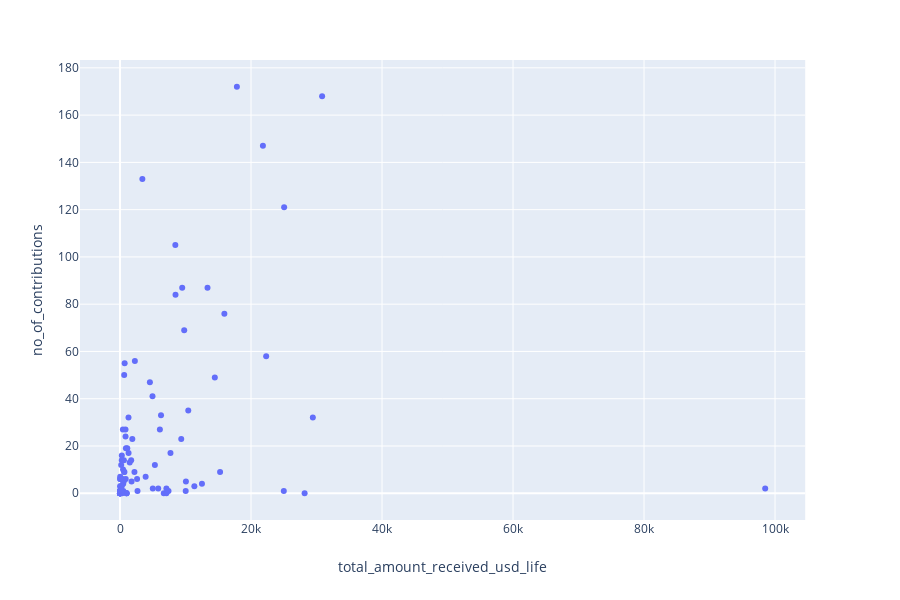

Notebook code for this chart:
### Code cell
fig = px.scatter(data, x="total_amount_received_usd_life", y="no_of_contributions")
fig.show()
### This graph may be not visible on Git or when kernel is not connected!!

### Figure 1 — Plotly figure (JSON) as saved in the notebook; plotly's stock layout.template omitted (floating-point values rounded to 4 significant figures)
{"data": [{"hoverlabel": {"namelength": 0}, "hovertemplate": "total_amount_received_usd_life=%{x}<br>no_of_contributions=%{y}", "legendgroup": "", "marker": {"color": "#636efa", "symbol": "circle"}, "mode": "markers", "name": "", "showlegend": false, "type": "scatter", "x": [409.8, 37, 180.8, 1482.0, 440.8, 0, 634.9, 708.6, 1298.0, 843.9, 3414.0, 900, 1307.0, 268, 14480.0, 20, 8446.0, 5834.0, 26.75, 6263.0, 5005, 0, 30850.0, 13360.0, 5323.0, 510, 12510, 500, 10061, 1005, 10030, 2, 44, 625.6, 10.8, 75, 160.1, 0, 836.3, 277.4, 0, 462.5, 25006, 5, 492.9, 6682.0, 11350.0, 98500.0, 0, 0, 0, 22310.0, 0, 7082.0, 1878.0, 2608.0, 254, 28180.0, 871.5, 8473.0, 2269.0, 0, 7, 260, 6, 1000, 1000, 15279, 7703.0, 37, 211, 7403.0, 5, 40, 7082, 1762.0, 9801.0, 252, 0.1, 271.1, 591.7, 17840.0, 15930.0, 1107.0, 6084.0, 9348.0, 674, 1706, 151, 2673.0, 4561.0, 19, 21820.0, 25060.0, 556.2, 29440.0, 10420.0, 2205, 4960.0, 150.2, 9495.0, 3913.0], "xaxis": "x", "y": [6, 6, 12, 13, 27, 0, 50, 55, 32, 24, 133, 19, 17, 14, 49, 6, 105, 2, 7, 33, 2, 1, 168, 87, 12, 5, 4, 1, 5, 0, 1, 1, 3, 9, 0, 0, 6, 1, 27, 16, 1, 10, 1, 0, 4, 0, 3, 2, 0, 0, 0, 58, 0, 0, 23, 6, 0, 0, 6, 84, 56, 0, 1, 3, 0, 0, 0, 9, 17, 3, 1, 1, 0, 0, 2, 5, 69, 1, 0, 0, 14, 172, 76, 19, 27, 23, 9, 14, 2, 1, 47, 1, 147, 121, 5, 32, 35, 9, 41, 2, 87, 7], "yaxis": "y"}], "layout": {"height": 600, "legend": {"tracegroupgap": 0}, "margin": {"t": 60}, "xaxis": {"anchor": "y", "domain": [0, 0.98], "title": {"text": "total_amount_received_usd_life"}}, "yaxis": {"anchor": "x", "domain": [0, 1], "title": {"text": "no_of_contributions"}}}}
